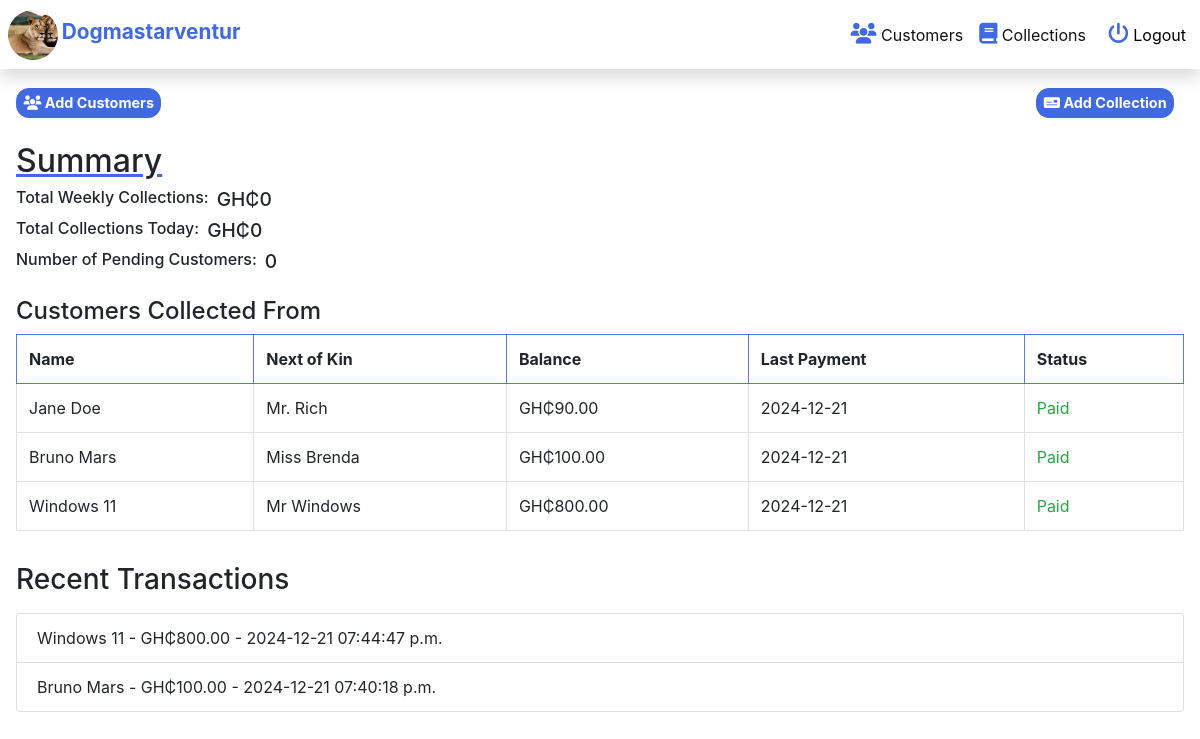
Screenshot of / (signed in) with the database file from the repository.
### savings/models.py (models this page shows, shortened)
class Customer(models.Model):
    name = models.CharField(max_length=150, default='name')
    next_of_kin = models.CharField(max_length=100, default='next_of_kin')
    balance = models.DecimalField(max_digits=10, decimal_places=2, default=0.0)
    customer_image = models.ImageField(
        upload_to='media_file', default='default.jpg')

class Collection(models.Model):
    worker = models.ForeignKey(Worker, on_delete=models.CASCADE)
    customer = models.ForeignKey(Customer, on_delete=models.CASCADE)
    amount = models.DecimalField(max_digits=10, decimal_places=2)
    date = models.DateTimeField(auto_now_add=True)  # Changed to DateTimeField

### savings/views.py (the view)
# urls.py: path('', WorkerDashboardView.as_view(), name='worker_dashboard'),
class WorkerDashboardView(LoginRequiredMixin, View):
    def get(self, request, *args, **kwargs):
        context = {
            'customers': [],
            'total_customers': 0,
            'total_collections_today': 0,
            'total_weekly_collections': 0,
            'pending_customers': [],
            'recent_transactions': [],
        }
        try:
            worker = Worker.objects.get(user=request.user)
            customers = Customer.objects.filter(
                collection__worker=worker
            ).distinct()
            total_customers = customers.count()
            total_collections_today = Collection.objects.filter(
                worker=worker, date__date=now().date()
            ).aggregate(total_amount=Sum('amount'))['total_amount'] or 0
            start_of_week = now().date() - timedelta(days=now().weekday())
            total_weekly_collections = Collection.objects.filter(
                worker=worker, date__gte=start_of_week
            ).aggregate(total_amount=Sum('amount'))['total_amount'] or 0
            one_week_ago = now().date() - timedelta(days=7)
            pending_customers = customers.exclude(
                id__in=Collection.objects.filter(
                    worker=worker, date__gte=one_week_ago
                ).values_list('customer_id', flat=True)
            )
            recent_transactions = Collection.objects.filter(
                worker=worker
            ).order_by('-date')[:2]  # Fetch the last 5 collections
            context.update({
                'customers': customers[:10],
                'total_customers': total_customers,
                'total_collections_today': total_collections_today,
                'total_weekly_collections': total_weekly_collections,
                'pending_customers': pending_customers,
                'recent_transactions': recent_transactions,
            })
        except Worker.DoesNotExist:
            context['error_message'] = "You are not assigned as a worker in the system."
        return render(request, 'savings/worker_dashboard.html', context)

### templates/savings/worker_dashboard.html
{% extends 'base.html' %}
{% block content %}
<section class="woker__dashboard">
  <div class="function__button ml-auto mb-4">
    <a class="add__button" href="{% url 'add_customer' %}">
      <i class="fa-solid fa-users"></i> Add Customers
    </a>
    <a class="add__button" href="{% url 'add_collection' %}">
      <i class="fa-solid fa-money-check"></i> Add Collection
    </a>
  </div>
  <div>
    <section>
      <div class="overview__section">
        <h1 class="">Summary</h1>
        <div class="summary__item">
          <h5>Total Weekly Collections:</h5>
          <h2>GH₵{{ total_weekly_collections }}</h2>
        </div>
        <div class="summary__item">
          <h5>Total Collections Today:</h5>
          <h2>GH₵{{ total_collections_today }}</h2>
        </div>
        <div class="summary__item">
          <h5>Number of Pending Customers:</h5>
          <h2>{{ pending_customers|length }}</h2>
        </div>
      </div>
      <h3 class="collection__heading">Customers Collected From</h3>
      <div class="collection__table">
        <table class="table table-bordered card__border">
          <thead>
            <tr>
              <th>Name</th>
              <th>Next of Kin</th>
              <th>Balance</th>
              <th>Last Payment</th>
              <th>Status</th>
            </tr>
          </thead>
          <tbody>
            {% for customer in customers %}
            <tr>
              <td>{{ customer.name }}</td>
              <td>{{ customer.next_of_kin }}</td>
              <td>GH₵{{ customer.balance }}</td>
              <td>
                {% with customer.collection_set.last as last_payment %}
                {% if last_payment %}
                {{ last_payment.date|date:"Y-m-d" }}
                {% else %}
                No payments yet
                {% endif %}
                {% endwith %}
              </td>
              <td>
                {% if customer in pending_customers %}
                <span class="text-danger">Pending</span>
                {% else %}
                <span class="text-success">Paid</span>
                {% endif %}
              </td>
            </tr>
            {% empty %}
            <tr>
              <td colspan="5" class="text-center">No customers available</td>
            </tr>
            {% endfor %}
          </tbody>
        </table>
      </div>
      <article class="transaction">
        <h3 class="transaction__title">Recent Transactions</h3>
        <ul class="list-group mt-3">
          {% for transaction in recent_transactions %}
          <li class="list-group-item">
            {{ transaction.customer.name }} - GH₵{{ transaction.amount }} - {{ transaction.date|date:"Y-m-d h:i:s a" }}
          </li>
          {% empty %}
          <li class="list-group-item text-center">No recent transactions available</li>
          {% endfor %}
        </ul>
      </article>
    </section>
    {% endblock content %}

### templates/base.html (shortened to what this page needs)
{% load static %}
<!DOCTYPE html>
<html lang="en">
<head>
  <link rel="stylesheet" href="{% static 'css/main.css' %}" />
  <link rel="stylesheet" href="https://cdn.jsdelivr.net/npm/bootstrap@4.6.2/dist/css/bootstrap.min.css"
 />
  <link rel="stylesheet" href="https://cdnjs.cloudflare.com/ajax/libs/font-awesome/6.5.1/css/all.min.css"
 />
</head>
<body>
  {% include 'partial/header_partial.html' %}
  <main class="main__wrapper">
    {% block content %} {% endblock content %}
  </main>
</body>
</html>

### templates/partial/header_partial.html (shortened to what this page needs)
{% load static %}
<nav class="nav__bar shadow">
  <div>
    <a href="{% url 'worker_dashboard' %}" class="logo">
      <img src="{% static 'img/logo.webp' %}" alt="">
      <span class="logo__text">Dogmastarventur</span>
    </a>
  </div>
  <div class="user__detail__desktop">
    {% if user.is_authenticated %}
    <a href="{% url 'worker_dashboard' %}" class="logo">
      <i class="fa-solid fa-users"></i>
      Customers
    </a>
    <a href="{% url 'worker_dashboard' %}" class="logo">
      <i class="fa-solid fa-book"></i>
      Collections
    </a>
    <form class="" action="{% url 'logout' %}" method="post">
      <button type="submit" class="auth__status">
        <i class="fa-solid fa-power-off"></i>
        Logout</button>
    </form>
    {% else %}
    <div class="">
      <i class="fa-solid fa-user-lock auth__status"></i>
      <a href="{% url 'login' %}" class="auth__status">Login</a>
    </div>
    {% endif %}
  </div>
</nav>

### static/css/global.css (style rules this page uses)
body, h1, h2, h3, h4, h5, h6, p, ul, ol, li { margin: 0; padding: 0; }
:root { --primary-color: #4169e1; --primary-background: #4169e1e1; --border-color: #007bff40; --primary-color-light: #7a8589; --text-color: #4444; }
body { font-family: "Poppins", sans-serif; font-weight: 300; font-size: 14px; line-height: 1.5; overflow-x: hidden; }
.main__wrapper { margin-top: 5.5rem; margin-left: auto; margin-right: auto; }
a { color: var(--text-color) !important; text-decoration: none; font-weight: bolder; }
.shadow { box-shadow: 0 10px 6px var(--primary-color); }
.fa-solid, .fa-regular { color: var(--primary-color); font-size: 1.3rem; }
img { width: 100%; height: 300px; object-fit: cover; }
button { cursor: pointer; }
.card__border { border-color: var(--primary-color) !important; }
.table thead th { border-bottom: 1px solid var(--primary-background) !important; border-color: var(--primary-background) !important; }
tr { border-color: var(--primary-background) !important; }
.table-bordered { border: 1px solid var(--primary-background) !important; }

### static/css/header.css (style rules this page uses)
.nav__bar { display: flex; justify-content: space-between; align-items: center; padding: 0.6rem 0.5rem; position: fixed; top: 0; left: 0; width: 100%; z-index: 10; background-color: #fff; }
.logo img { width: 50px; height: 50px; border-radius: 50%; object-fit: cover; object-position: center center; }
.logo__text { font-size: 0.95rem; font-weight: medium; color: var(--primary-color); }
.user__detail__desktop { display: none; }

### static/css/header-media.css (style rules this page uses)
@media (min-width: 640px) { .logo__text { font-size: 1.3rem; font-weight: bold; } }
@media (min-width: 768px) { .user__detail__desktop { display: flex; justify-content: center; align-items: center; gap: 1rem; } }
@media (min-width: 768px) { .user__detail__desktop > a { color: #111 !important; font-weight: normal; } }
@media (min-width: 768px) { .auth__status { border: 0; outline: 0; background-color: #fff; } }

### static/css/worker_dashboard.css (style rules this page uses)
.woker__dashboard { padding: 0 1rem; }
.function__button { display: flex; justify-content: space-between; align-items: center; }
.add__button { background-color: var(--primary-color); border: 1px solid var(--primary-color); margin-right: 10px; padding: 0.2rem 0.4rem; color: white !important; border-radius: 0.8rem; transition: all 0.3s; font-size: 0.9rem; }
.add__button i { font-size: 0.9rem; }
.add__button i { color: white !important; }
.overview__section h1 { text-decoration: underline; text-decoration-color: var(--primary-color); font-size: 2rem; }
.summary__item { display: flex; justify-content: flex-start; align-self: center; gap: 0.5rem; }
.summary__item > h5 { font-size: 1rem; }
.summary__item > h2 { font-size: 1.2rem; }
.collection__heading { font-size: 1.5rem; margin-top: 1rem; }
.collection__table { overflow-x: auto !important; }
.transaction { margin-top: 1rem; margin-bottom: 1rem; }
.transaction__title { margin-top: 1rem; margin-top: 1rem; }

### rows the page displays
Customer: name "Jane Doe", next_of_kin "Mr. Rich", balance "90.00", collection_set.last "2024-12-21"
Customer: name "Bruno Mars", next_of_kin "Miss Brenda", balance "100.00", collection_set.last "2024-12-21"
Customer: name "Windows 11", next_of_kin "Mr Windows", balance "800.00", collection_set.last "2024-12-21"

### other values shown
{{ total_weekly_collections }} "0"
{{ total_collections_today }} "0"
{{ pending_customers|length }} "0"
